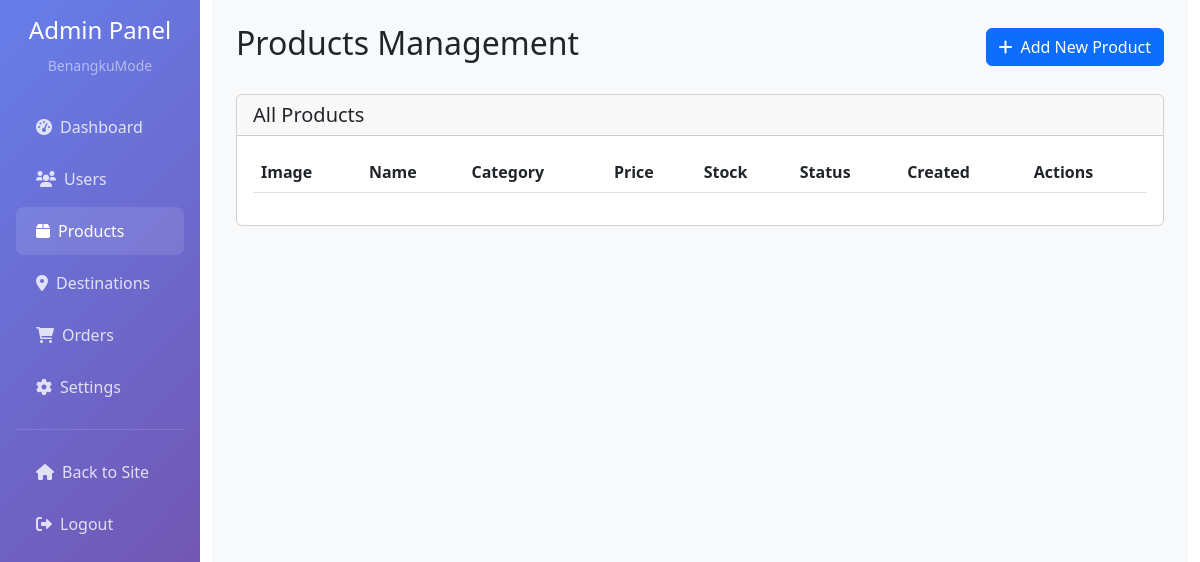
Page /admin/products.php (signed in) on the earlier database version.
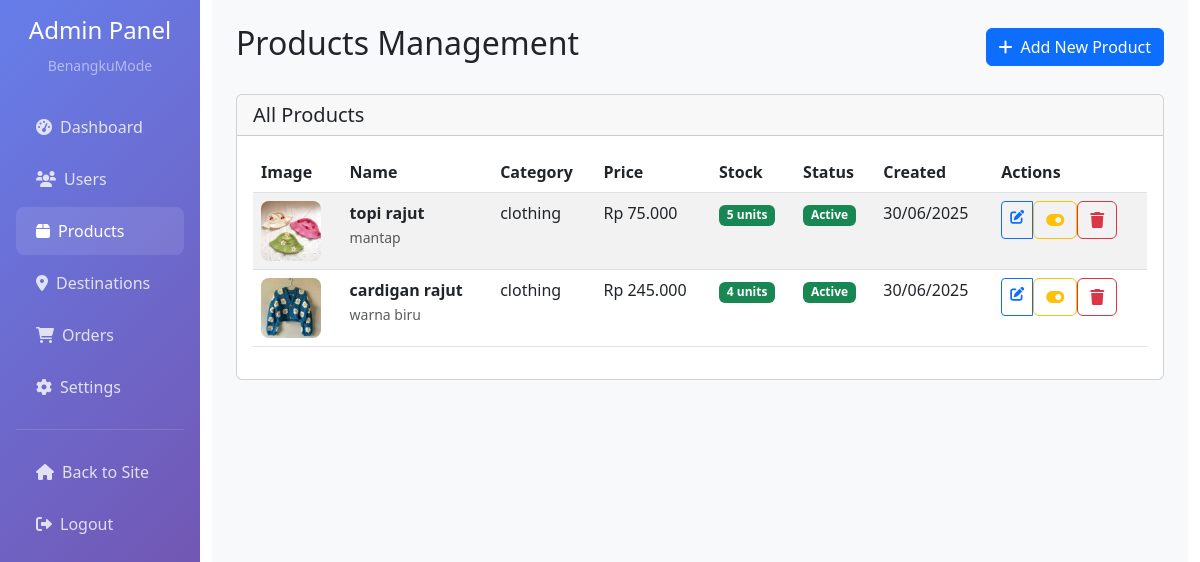
Same page on the later database version.
### tables this page shows
CREATE TABLE `products` (
  `id` int(11) NOT NULL,
  `name` varchar(200) NOT NULL,
  `description` text DEFAULT NULL,
  `price` decimal(10,2) NOT NULL,
  `category_id` int(11) DEFAULT NULL,
  `image` varchar(255) DEFAULT NULL,
  `images` longtext DEFAULT NULL CHECK (json_valid(`images`)),
  `stock_quantity` int(11) DEFAULT 0,
  `is_active` tinyint(1) DEFAULT 1,
  `is_featured` tinyint(1) DEFAULT 0,
  `created_at` timestamp NOT NULL DEFAULT current_timestamp(),
  `updated_at` timestamp NOT NULL DEFAULT current_timestamp() ON UPDATE current_timestamp()
);

CREATE TABLE `product_categories` (
  `id` int(11) NOT NULL,
  `name` varchar(100) NOT NULL,
  `description` text DEFAULT NULL,
  `image` varchar(255) DEFAULT NULL,
  `is_active` tinyint(1) DEFAULT 1,
  `created_at` timestamp NOT NULL DEFAULT current_timestamp()
);

### config/database.php (called while the page is built, shortened)
<?php
function formatCurrency($amount) {
    return 'Rp ' . number_format($amount, 0, ',', '.');
}
?>

### admin/products.php (the view, shortened to what this page needs)
<?php
require_once '../config/database.php';
$conn = getDbConnection();
$sql = "SELECT
            products.*,
            product_categories.name AS category
        FROM
            products
        LEFT JOIN
            product_categories
        ON
            products.category_id = product_categories.id
        ORDER BY
            products.created_at DESC";
$result = mysqli_query($conn, $sql);
?>
<!DOCTYPE html>
<html lang="id">
<head>
    <link href="https://cdn.jsdelivr.net/npm/bootstrap@5.3.0/dist/css/bootstrap.min.css" rel="stylesheet">
    <link href="https://cdnjs.cloudflare.com/ajax/libs/font-awesome/6.0.0/css/all.min.css" rel="stylesheet">
</head>
<body>
    <div class="container-fluid">
        <div class="row">
            <div class="col-md-3 col-lg-2 px-0">
                <div class="sidebar p-3">
                    <div class="text-center mb-4">
                        <h4 class="text-white">Admin Panel</h4>
                        <small class="text-white-50">BenangkuMode</small>
                    </div>
                    <nav class="nav flex-column">
                        <a class="nav-link" href="dashboard.php">
                            <i class="fas fa-tachometer-alt me-2"></i>Dashboard
                        </a>
                        <a class="nav-link" href="users.php">
                            <i class="fas fa-users me-2"></i>Users
                        </a>
                        <a class="nav-link active" href="products.php">
                            <i class="fas fa-box me-2"></i>Products
                        </a>
                        <a class="nav-link" href="destinations.php">
                            <i class="fas fa-map-marker-alt me-2"></i>Destinations
                        </a>
                        <a class="nav-link" href="orders.php">
                            <i class="fas fa-shopping-cart me-2"></i>Orders
                        </a>
                        <a class="nav-link" href="settings.php">
                            <i class="fas fa-cog me-2"></i>Settings
                        </a>
                        <hr class="text-white-50">
                        <a class="nav-link" href="../index.php">
                            <i class="fas fa-home me-2"></i>Back to Site
                        </a>
                        <a class="nav-link" href="../logout.php">
                            <i class="fas fa-sign-out-alt me-2"></i>Logout
                        </a>
                    </nav>
                </div>
            </div>
            <div class="col-md-9 col-lg-10">
                <div class="main-content p-4">
                    <div class="d-flex justify-content-between align-items-center mb-4">
                        <h2>Products Management</h2>
                        <a href="add_product.php" class="btn btn-primary">
                            <i class="fas fa-plus me-2"></i>Add New Product
                        </a>
                    </div>
                    <div class="card">
                        <div class="card-header">
                            <h5 class="mb-0">All Products</h5>
                        </div>
                        <div class="card-body">
                            <div class="table-responsive">
                                <table class="table table-striped">
                                    <thead>
                                        <tr>
                                            <th>Image</th>
                                            <th>Name</th>
                                            <th>Category</th>
                                            <th>Price</th>
                                            <th>Stock</th>
                                            <th>Status</th>
                                            <th>Created</th>
                                            <th>Actions</th>
                                        </tr>
                                    </thead>
                                    <tbody>
                                        <?php while ($product = mysqli_fetch_assoc($result)): ?>
                                            <tr>
                                                <td>
                                                    <?php if ($product['image']): ?>
                                                        <img src="../assets/images/products/<?php echo htmlspecialchars($product['image']); ?>"
                                                             alt="<?php echo htmlspecialchars($product['name']); ?>"
                                                             class="product-image">
                                                    <?php else: ?>
                                                        <div class="product-image bg-light d-flex align-items-center justify-content-center">
                                                            <i class="fas fa-image text-muted"></i>
                                                        </div>
                                                    <?php endif; ?>
                                                </td>
                                                <td>
                                                    <strong><?php echo htmlspecialchars($product['name']); ?></strong>
                                                    <br>
                                                    <small class="text-muted"><?php echo htmlspecialchars($product['description']); ?></small>
                                                </td>
                                                <td><?php echo htmlspecialchars($product['category']); ?></td>
                                                <td><?php echo formatCurrency($product['price']); ?></td>
                                                <td>
                                                    <span class="badge bg-<?php echo $product['stock_quantity'] > 0 ? 'success' : 'danger'; ?>">
                                                        <?php echo $product['stock_quantity']; ?> units
                                                    </span>
                                                </td>
                                                <td>
                                                    <span class="badge bg-<?php echo $product['is_active'] ? 'success' : 'secondary'; ?>">
                                                        <?php echo $product['is_active'] ? 'Active' : 'Inactive'; ?>
                                                    </span>
                                                </td>
                                                <td><?php echo date('d/m/Y', strtotime($product['created_at'])); ?></td>
                                                <td>
                                                    <div class="btn-group btn-group-sm">
                                                        <a href="edit_product.php?id=<?php echo $product['id']; ?>"
                                                           class="btn btn-outline-primary">
                                                            <i class="fas fa-edit"></i>
                                                        </a>
                                                        <form method="POST" style="display: inline;"
                                                              onsubmit="return confirm('Are you sure you want to toggle this product status?')">
                                                            <button type="submit" class="btn btn-outline-warning">
                                                                <i class="fas fa-toggle-on"></i>
                                                            </button>
                                                        </form>
                                                        <form method="POST" style="display: inline;"
                                                              onsubmit="return confirm('Are you sure you want to delete this product?')">
                                                            <button type="submit" class="btn btn-outline-danger">
                                                                <i class="fas fa-trash"></i>
                                                            </button>
                                                        </form>
                                                    </div>
                                                </td>
                                            </tr>
                                        <?php endwhile; ?>
                                    </tbody>
                                </table>
                            </div>
                        </div>
                    </div>
                </div>
            </div>
        </div>
    </div>
</body>
</html>

### admin/products.php (style rules this page uses)
.sidebar { min-height: 100vh; background: linear-gradient(135deg, #667eea 0%, #764ba2 100%); }
.sidebar .nav-link { color: rgba(255,255,255,0.8); padding: 12px 20px; border-radius: 8px; margin: 2px 0; }
.sidebar .nav-link:hover, .sidebar .nav-link.active { color: white; background: rgba(255,255,255,0.1); }
.main-content { background: #f8f9fa; min-height: 100vh; }
.product-image { width: 60px; height: 60px; object-fit: cover; border-radius: 8px; }

Differences in the rows shown:
added products: image (picture), name "topi rajut", description "mantap", category.name "clothing", price "Rp 75.000", stock_quantity "5", is_active "Active", created_at "30/06/2025"
added products: image (picture), name "cardigan rajut", description "warna biru", category.name "clothing", price "Rp 245.000", stock_quantity "4", is_active "Active", created_at "30/06/2025"
